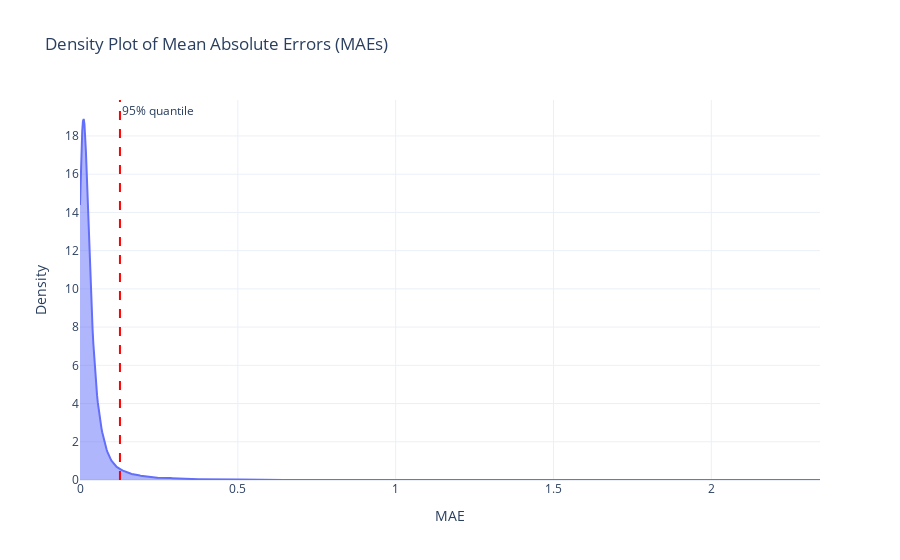

The code cell stored with this chart in its notebook:
### Code cell
import numpy as np
import plotly.graph_objects as go
from scipy.stats import gaussian_kde

# Calculate the KDE
kde = gaussian_kde(maes)
x_range = np.linspace(min(maes), max(maes), 1000)
y_kde = kde(x_range)

# Create the density plot
fig = go.Figure()

fig.add_trace(
    go.Scatter(x=x_range, y=y_kde, mode="lines", fill="tozeroy", name="MAE Density")
)

# Add vertical lines for the quantiles
q95 = np.quantile(maes, 0.95)
fig.add_vline(
    x=q95,
    line_dash="dash",
    line_color="red",
    annotation_text="95% quantile",
    annotation_position="top right",
)

# Update layout
fig.update_layout(
    title="Density Plot of Mean Absolute Errors (MAEs)",
    xaxis_title="MAE",
    yaxis_title="Density",
    showlegend=False,
)

# Show the plot
fig.show()

### Figure 1 — Plotly figure (JSON) as saved in the notebook; plotly's stock layout.template omitted (floating-point values rounded to 4 significant figures; data arrays with more than 128 entries replaced by an {"elided": "..."} marker saying what was removed)
{"data": [{"fill": "tozeroy", "mode": "lines", "name": "MAE Density", "type": "scatter", "x": {"elided": "1000 float values"}, "y": {"elided": "1000 float values"}}], "layout": {"annotations": [{"showarrow": false, "text": "95% quantile", "x": 0.1266, "xanchor": "left", "xref": "x", "y": 1, "yanchor": "top", "yref": "y domain"}], "shapes": [{"line": {"color": "red", "dash": "dash"}, "type": "line", "x0": 0.1266, "x1": 0.1266, "xref": "x", "y0": 0, "y1": 1, "yref": "y domain"}], "showlegend": false, "title": {"text": "Density Plot of Mean Absolute Errors (MAEs)"}, "xaxis": {"title": {"text": "MAE"}}, "yaxis": {"title": {"text": "Density"}}}}
